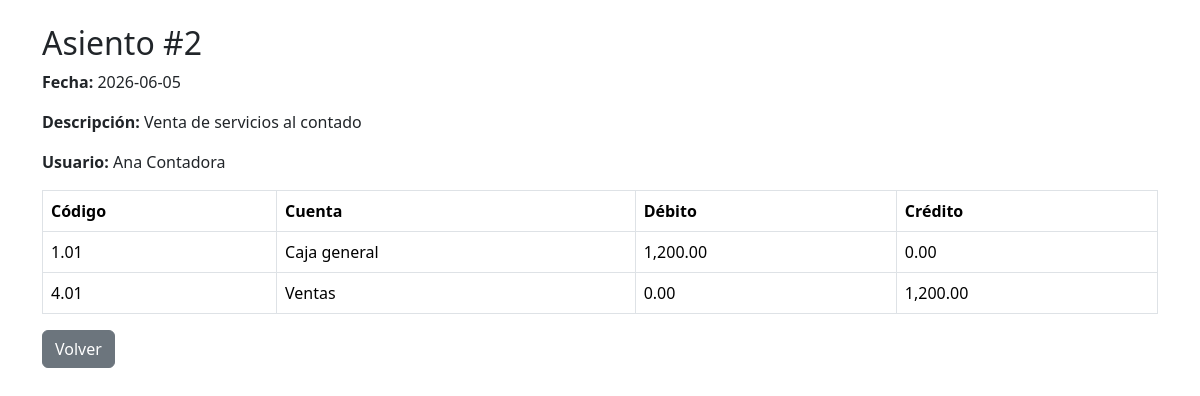
The page /diario/diario_ver.php?id=2 on the database its author committed.
### tables this page shows
CREATE TABLE diario (
  id INT AUTO_INCREMENT PRIMARY KEY,
  fecha DATE NOT NULL,
  descripcion VARCHAR(255),
  usuario_id INT NOT NULL,
  estado VARCHAR(20) NOT NULL DEFAULT 'abierto',
  creado_en DATETIME DEFAULT CURRENT_TIMESTAMP,
  FOREIGN KEY (usuario_id) REFERENCES usuarios(id)
);

CREATE TABLE usuarios (
  id INT AUTO_INCREMENT PRIMARY KEY,
  nombre VARCHAR(100) NOT NULL,
  correo VARCHAR(100) NOT NULL UNIQUE,
  contrasena VARCHAR(255) NOT NULL,
  rol_id INT NOT NULL,
  estado_actividad TINYINT(1) NOT NULL DEFAULT 1,
  creado_en DATETIME DEFAULT CURRENT_TIMESTAMP,
  FOREIGN KEY (rol_id) REFERENCES roles(id)
);

CREATE TABLE diario_detalle (
  id INT AUTO_INCREMENT PRIMARY KEY,
  diario_id INT NOT NULL,
  cuenta_id INT NOT NULL,
  debito DECIMAL(12,2) NOT NULL DEFAULT 0,
  credito DECIMAL(12,2) NOT NULL DEFAULT 0,
  FOREIGN KEY (diario_id) REFERENCES diario(id),
  FOREIGN KEY (cuenta_id) REFERENCES cuentas(id)
);

CREATE TABLE cuentas (
  id INT AUTO_INCREMENT PRIMARY KEY,
  codigo VARCHAR(20) NOT NULL UNIQUE,
  nombre VARCHAR(100) NOT NULL,
  clase TINYINT NOT NULL,
  usuario_id INT NOT NULL,
  fecha_registro DATETIME DEFAULT CURRENT_TIMESTAMP,
  activo TINYINT(1) NOT NULL DEFAULT 1,
  FOREIGN KEY (usuario_id) REFERENCES usuarios(id)
);

### diario/diario_ver.php (the view, shortened to what this page needs)
<?php
$pdo = Conexion::obtenerInstancia()->obtenerPDO();
$id = $_GET['id'];
$stmt = $pdo->prepare("
SELECT
d.id,
d.fecha,
d.descripcion,
u.nombre usuario
FROM diario d
INNER JOIN usuarios u
ON d.usuario_id=u.id
WHERE d.id=?
");
$stmt->execute([$id]);
$diario = $stmt->fetch();
$stmt = $pdo->prepare("
SELECT
c.codigo,
c.nombre,
dd.debito,
dd.credito
FROM diario_detalle dd
INNER JOIN cuentas c
ON dd.cuenta_id=c.id
WHERE dd.diario_id=?
");
$stmt->execute([$id]);
$detalle = $stmt->fetchAll();
?>
<!DOCTYPE html>
<html lang="es">
<head>
<link href="https://cdn.jsdelivr.net/npm/bootstrap@5.3.3/dist/css/bootstrap.min.css" rel="stylesheet">
</head>
<body>
<div class="container mt-4">
<h2>Asiento #<?= $diario['id'] ?></h2>
<p>
<strong>Fecha:</strong>
<?= $diario['fecha'] ?>
</p>
<p>
<strong>Descripción:</strong>
<?= htmlspecialchars($diario['descripcion']) ?>
</p>
<p>
<strong>Usuario:</strong>
<?= htmlspecialchars($diario['usuario']) ?>
</p>
<table class="table table-bordered">
<thead>
<tr>
<th>Código</th>
<th>Cuenta</th>
<th>Débito</th>
<th>Crédito</th>
</tr>
</thead>
<tbody>
<?php foreach($detalle as $d): ?>
<tr>
<td><?= $d['codigo'] ?></td>
<td><?= htmlspecialchars($d['nombre']) ?></td>
<td><?= number_format($d['debito'],2) ?></td>
<td><?= number_format($d['credito'],2) ?></td>
</tr>
<?php endforeach; ?>
</tbody>
</table>
<a
href="diario_index.php"
class="btn btn-secondary">
Volver </a>
</div>
</body>
</html>

### rows shown on the page
diario: id "2", fecha "2026-06-05", descripcion "Venta de servicios al contado", usuario.nombre "Ana Contadora"
diario_detalle: cuenta.codigo "1.01", cuenta.nombre "Caja general", debito "1,200.00", credito "0.00"
diario_detalle: cuenta.codigo "4.01", cuenta.nombre "Ventas", debito "0.00", credito "1,200.00"
